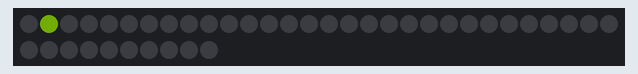
Recording of a sketch running on a simulated Arduino Uno, built with avr-gcc and run on an emulated ATmega328P. Parts: 40 RGB LEDs in strip order, left to right, continuing on the next row. Dim RGB values are drawn brighter than linear.

Above: at 0.1 s.
At 4.6 s:
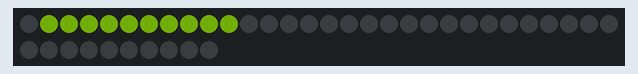
At 9.6 s:
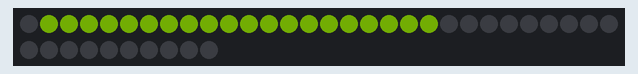
At 19.6 s:
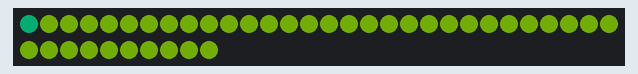
At 29.2 s:
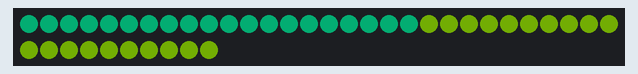
At 39.2 s:
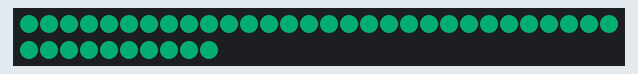

The sketch:

shield2812.ino
```cpp
#include <Adafruit_NeoPixel.h>
#ifdef __AVR__
#include <avr/power.h>
#endif

#define SHIELD_PIN 13
#define MAX_PIXELS 40

int num = 0;
boolean color = true;

Adafruit_NeoPixel pixels = Adafruit_NeoPixel(MAX_PIXELS, SHIELD_PIN, NEO_GRB + NEO_KHZ800);

void setup() {
  pixels.begin();
  pixels.show();
  pixels.setBrightness(50);
}

void loop() {
  num++;
  if (num > 39) {
    num = 0;
    color = !color;
  }
  if (color) {
    pixels.setPixelColor(num, 170, 255, 10);
  } else {
    pixels.setPixelColor(num, 10, 255, 170);
  }
  pixels.show();
  delay(500);
}
```
